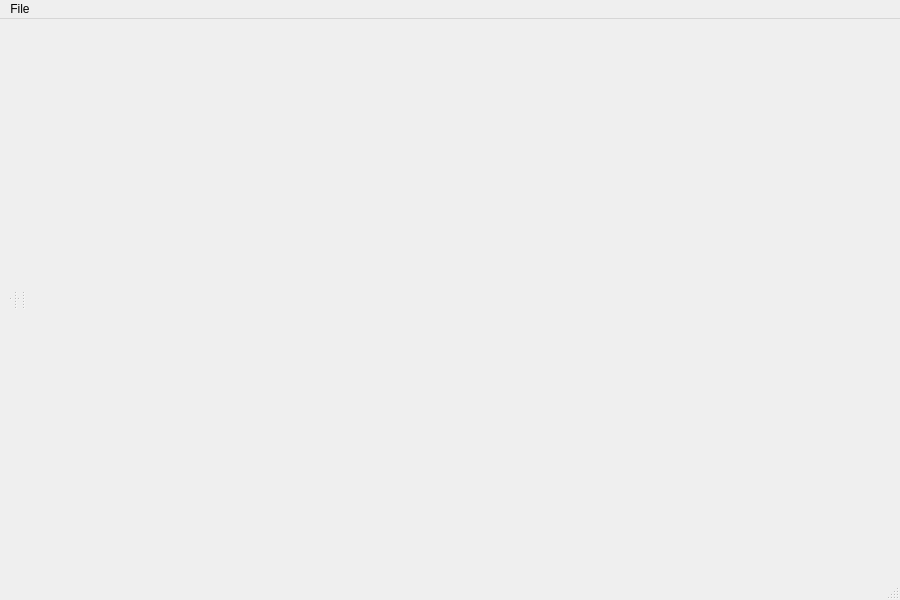
<?xml version="1.0" encoding="UTF-8"?>
<ui version="4.0">
 <class>MainWindow</class>
 <widget class="QMainWindow" name="MainWindow">
  <property name="geometry">
   <rect>
    <x>0</x>
    <y>0</y>
    <width>900</width>
    <height>600</height>
   </rect>
  </property>
  <property name="windowTitle">
   <string>Multi-scale SVD</string>
  </property>
  <widget class="QWidget" name="centralwidget">
   <layout class="QGridLayout" name="gridLayout">
    <item row="0" column="0">
     <widget class="QSplitter" name="splitter_3">
      <property name="orientation">
       <enum>Qt::Horizontal</enum>
      </property>
      <widget class="QSplitter" name="splitter_2">
       <property name="orientation">
        <enum>Qt::Horizontal</enum>
       </property>
       <widget class="QSplitter" name="splitter_0">
        <property name="orientation">
         <enum>Qt::Vertical</enum>
        </property>
        <widget class="QVTKWidget" name="qvtkWidget_0"/>
        <widget class="QVTKWidget" name="qvtkWidget_1">
         <property name="sizePolicy">
          <sizepolicy hsizetype="Preferred" vsizetype="Preferred">
           <horstretch>0</horstretch>
           <verstretch>0</verstretch>
          </sizepolicy>
         </property>
        </widget>
       </widget>
       <widget class="QSplitter" name="splitter_1">
        <property name="orientation">
         <enum>Qt::Vertical</enum>
        </property>
        <widget class="QVTKWidget" name="qvtkWidget_4"/>
        <widget class="QVTKWidget" name="qvtkWidget_2"/>
       </widget>
      </widget>
      <widget class="QVTKWidget" name="qvtkWidget_3"/>
     </widget>
    </item>
   </layout>
  </widget>
  <widget class="QMenuBar" name="menubar">
   <property name="geometry">
    <rect>
     <x>0</x>
     <y>0</y>
     <width>900</width>
     <height>22</height>
    </rect>
   </property>
   <widget class="QMenu" name="menuFile">
    <property name="title">
     <string>File</string>
    </property>
    <addaction name="actionOpen"/>
    <addaction name="actionExit"/>
   </widget>
   <addaction name="menuFile"/>
  </widget>
  <widget class="QStatusBar" name="statusbar"/>
  <action name="actionOpen">
   <property name="text">
    <string>Open</string>
   </property>
   <property name="shortcut">
    <string>Ctrl+O</string>
   </property>
  </action>
  <action name="actionExit">
   <property name="text">
    <string>Exit</string>
   </property>
   <property name="shortcut">
    <string>Ctrl+Q</string>
   </property>
  </action>
 </widget>
 <customwidgets>
  <customwidget>
   <class>QVTKWidget</class>
   <extends>QWidget</extends>
   <header>QVTKWidget.h</header>
  </customwidget>
 </customwidgets>
 <resources/>
 <connections/>
</ui>
